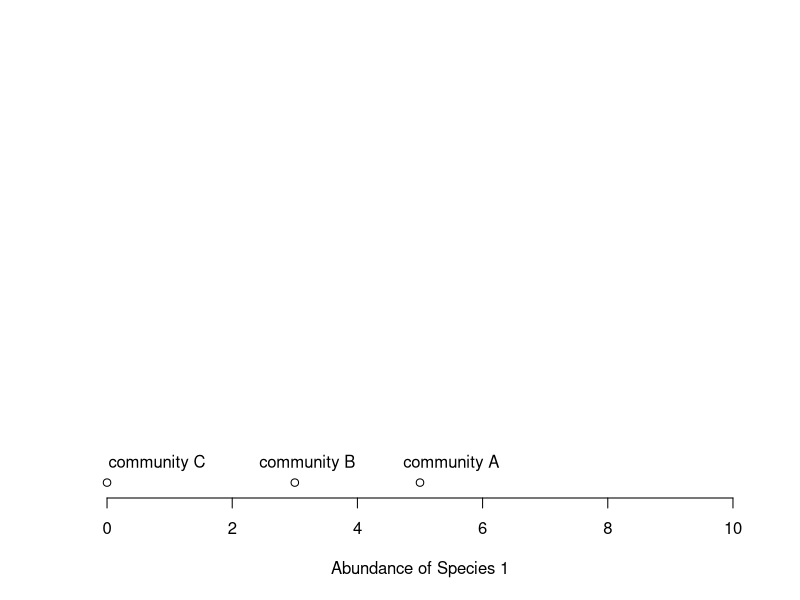
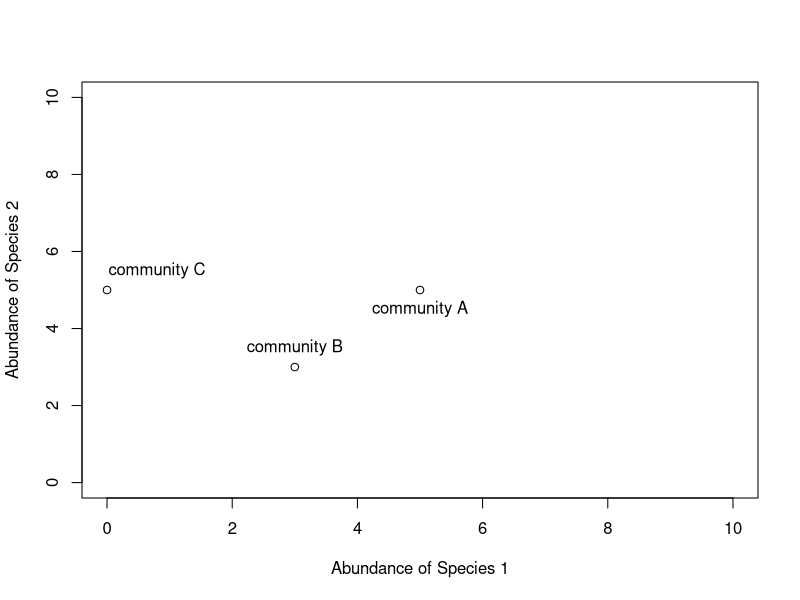
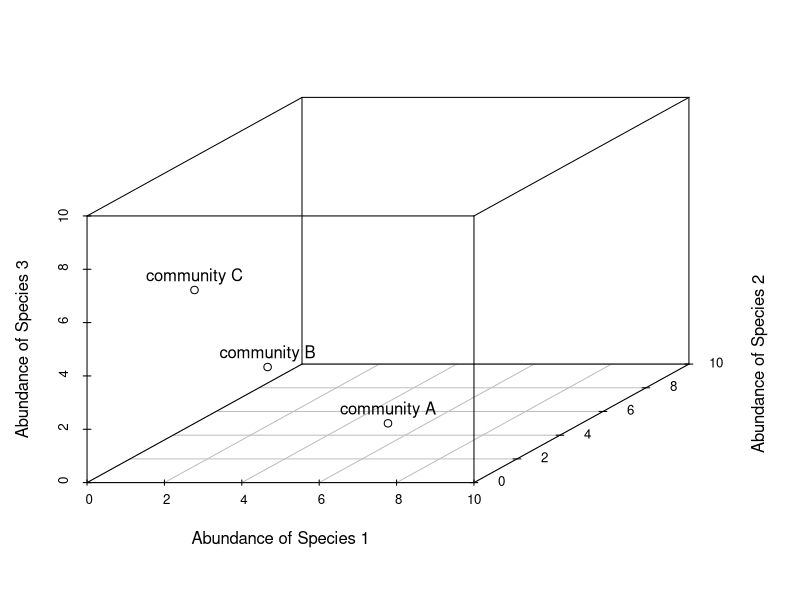
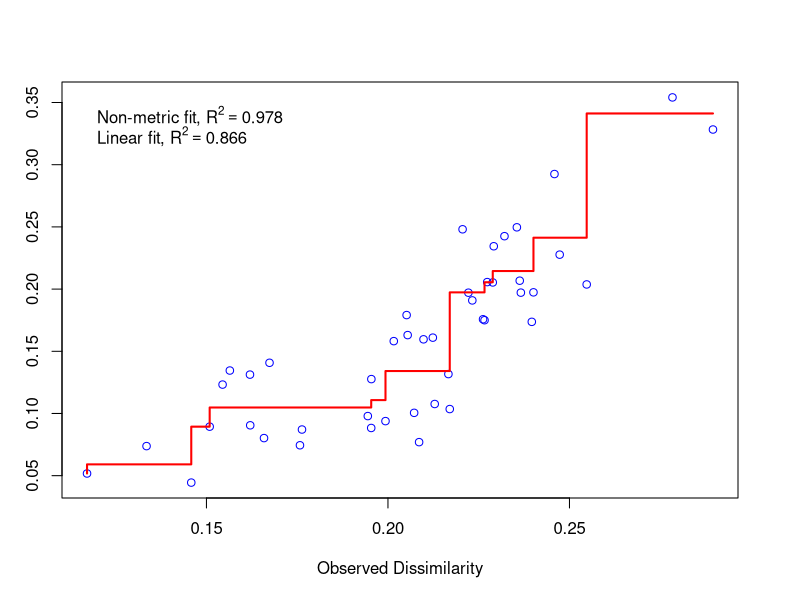
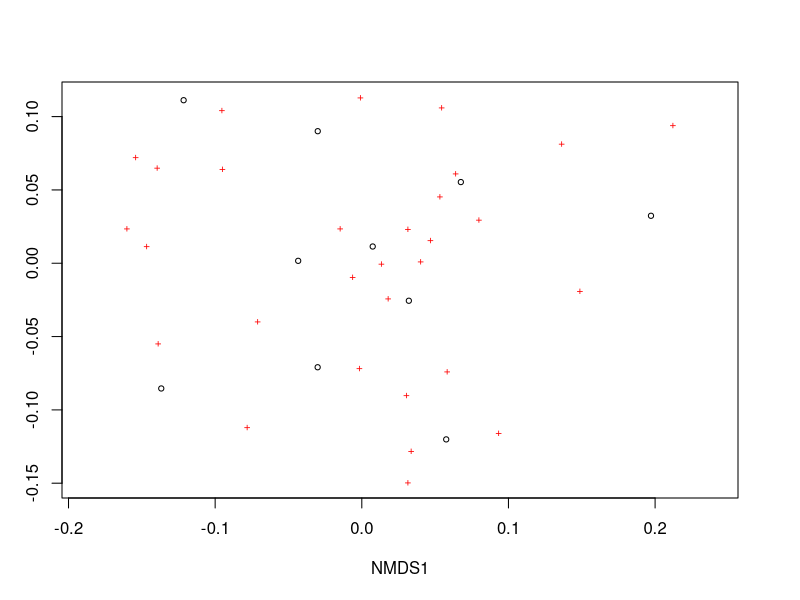
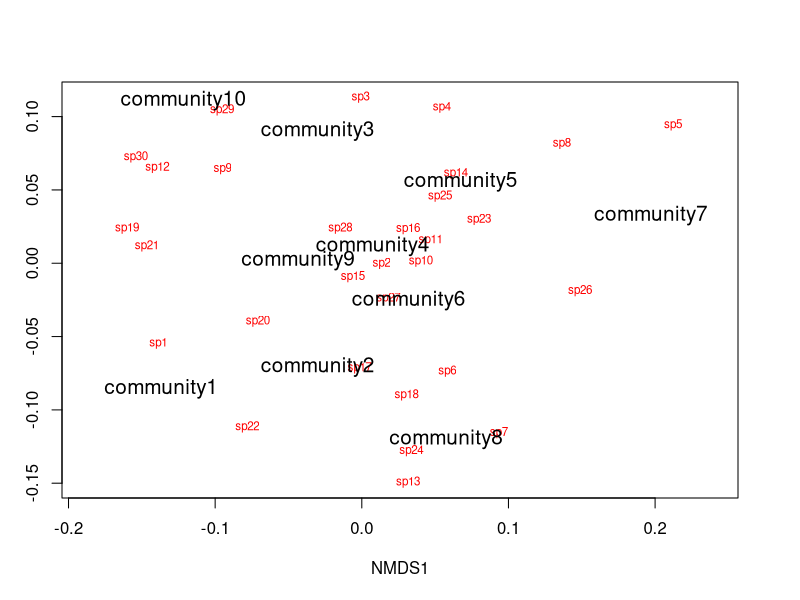
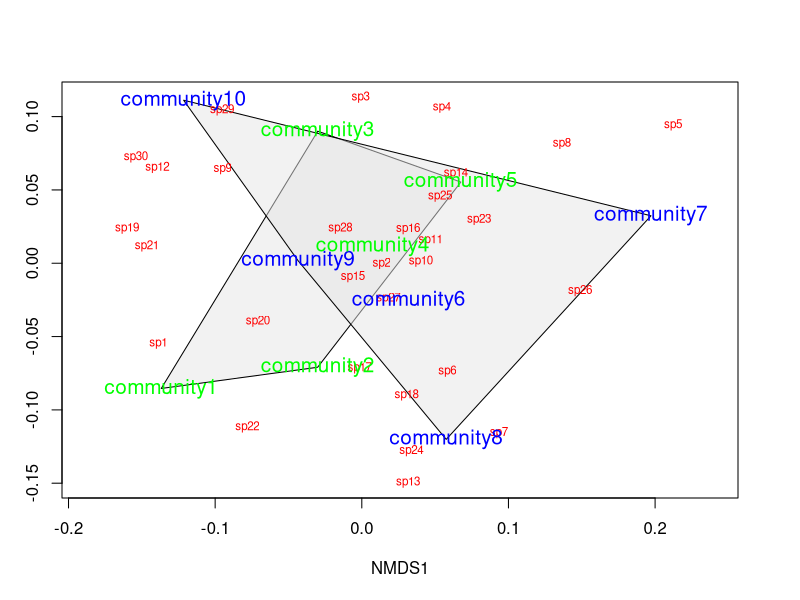
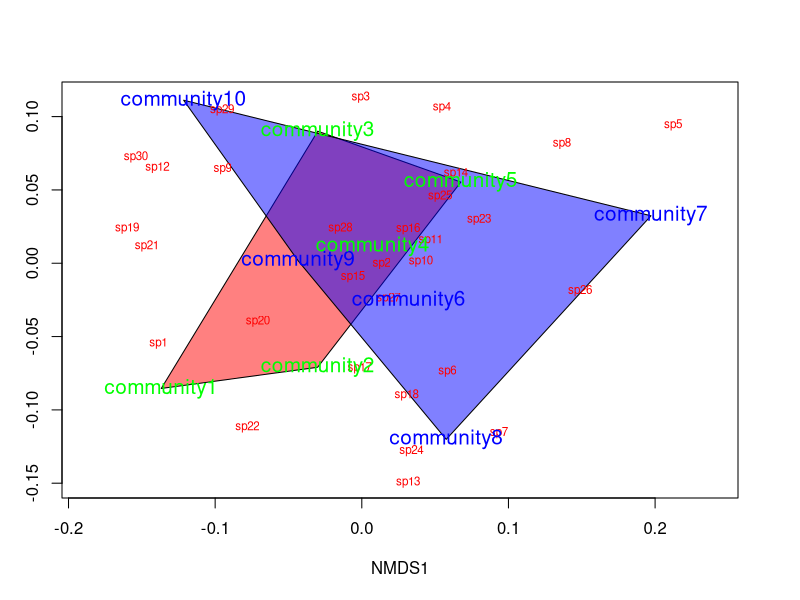

These figures' R source, in order:
#######################################################################
#
# INTRODUÇÃO À ECOLOGIA DOS RECIFES CORALINEOS
# 15 DE JULHO DE 2019 - 26 DE JULHO DE 2019
#
# Estatística Descritiva 27/07/2019 (10:00-12:00 hrs)
#
#######################################################################
#
# R code by:
#
# Pamela Massiel Chiroque Solano
# SAGE - Rede Abrolhos 
#
#######################################################################

# Muitas vezes na pesquisa ecologica estamos interessados não apenas na comparação de descritores univariados 
# das comunidades como a diversidade, mas também em como a espécie constituinte ou a composição muda de uma 
# comunidade para outra.
# uma tecnica comum para este objetivo é o escalamento multidimensional não métrico, cujo objetivo é reduzir 
# a informação de múltiples dimensões (exemplo: comunidades, locais, etc.) dentro de um conjunto de menor dimensão,
# para logo interpretar e vizualizar.
# Diferente a outras técnicas de redução (ordenação) esta técnica se baseia sobre as distâncias 
# (principalmente ecuclineanas), o NMDS usa a ordem de classificação o que a torna extremamente flexível  
# para se adaptar a uma variedade de tipo de dados.

# O que é NMDS
# Imagine que consideramos um único eixo para representar a abundância de uma especie. 
# Ao longo deste eixo nós podemos desenhar as comunidados nas quais as espécies apparecem, baseada sobre a
# abundância dentro de cada comunidade.


plot(0:10,0:10,type="n",axes=F,xlab="Abundance of Species 1",ylab="") 
axis(1)
points(5,0); text(5.5,0.5,labels="community A")
points(3,0); text(3.2,0.5,labels="community B")
points(0,0); text(0.8,0.5,labels="community C")


# agora consideremos um segundo eixo de abundância representando outra especie. Nós podemos desenhar 
# a comunidade ao longo dos dois eixos, representando a porcentagem de participação na comunidade por
# cada especie. (Species 1 and Species 2).

plot(0:10,0:10,type="n",xlab="Abundance of Species 1",
     ylab="Abundance of Species 2")
points(5,5); text(5,4.5,labels="community A")
points(3,3); text(3,3.5,labels="community B")
points(0,5); text(0.8,5.5,labels="community C")


# Agora consderemos um terceiro eixo de abundânca representando outra especie.


# install.packages("scatterplot3d")
library(scatterplot3d)
d=scatterplot3d(0:10,0:10,0:10,type="n",xlab="Abundance of Species 1",
                ylab="Abundance of Species 2",zlab="Abundance of Species 3"); d
d$points3d(5,5,0); text(d$xyz.convert(5,5,0.5),labels="community A")
d$points3d(3,3,3); text(d$xyz.convert(3,3,3.5),labels="community B")
d$points3d(0,5,5); text(d$xyz.convert(0,5,5.5),labels="community C")

# Vamos imaginar mais especies, cada esdpecie é uma dimensão.

#NMDS#

# O objetivo do NMDS é representar a posição inicial das comunidades em
# um espaço multidimensional com a maior precisão possível usando um número reducido de 
# dimensões que podem ser fácilmente plotados e visualizados 

# Como funciona?

# O MDS não usa as medidas absolutas das especies na comunidades, mas ao invés de isso
# eles usam a ordem de classificação.
# Mas o uso destas classificações omite alguns problemas associado com as distâncias 
# absolutas (sensíveis a transformação), estas caracteristicas fornecem à tecnica NMDS 
# maior flexibilidade para aceptar uma variedade de tipos de dados. Repare que o fato
# de ter como objetivo ordenar classificações torna ao NMDS uma tecnica não métrica.


#install.packages("vegan")
library(vegan)
set.seed(2)
community_matrix=matrix(
  sample(1:100,300,replace=T),nrow=10,
  dimnames=list(paste("community",1:10,sep=""),paste("sp",1:30,sep="")))

example_NMDS=metaMDS(community_matrix,k=2,trymax=100)

stressplot(example_NMDS)



plot(example_NMDS)


ordiplot(example_NMDS,type="n")
orditorp(example_NMDS,display="species",col="red",air=0.01)
orditorp(example_NMDS,display="sites",cex=1.25,air=0.01)


treat=c(rep("Treatment1",5),rep("Treatment2",5))
ordiplot(example_NMDS,type="n")
ordihull(example_NMDS,groups=treat,draw="polygon",col="grey90",label=F)
orditorp(example_NMDS,display="species",col="red",air=0.01)
orditorp(example_NMDS,display="sites",col=c(rep("green",5),rep("blue",5)),
         air=0.01,cex=1.25)

# First, create a vector of color values corresponding of the 
# same length as the vector of treatment values
colors=c(rep("red",5),rep("blue",5))
ordiplot(example_NMDS,type="n")
#Plot convex hulls with colors baesd on treatment
for(i in unique(treat)) {
  ordihull(example_NMDS$point[grep(i,treat),],draw="polygon",
           groups=treat[treat==i],col=colors[grep(i,treat)],label=F) } 
orditorp(example_NMDS,display="species",col="red",air=0.01)
orditorp(example_NMDS,display="sites",col=c(rep("green",5),
                                            rep("blue",5)),air=0.01,cex=1.25)

  elevation=runif(10,0.5,1.5)
# Use the function ordisurf to plot contour lines
ordisurf(example_NMDS,elevation,main="",col="forestgreen")
# Finally, display species on plot
orditorp(example_NMDS,display="species",col="grey30",air=0.1,
         cex=1)
